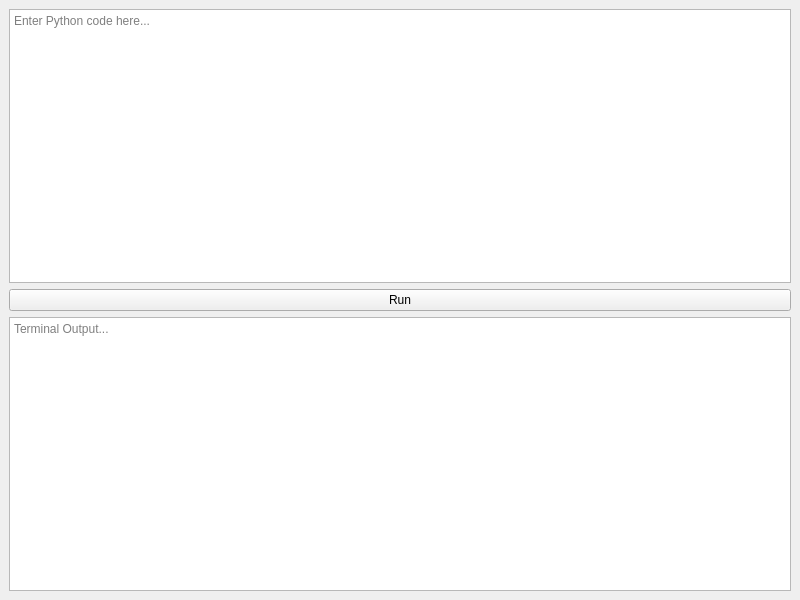
<?xml version="1.0" encoding="UTF-8"?>
<ui version="4.0">
 <class>MainWindow</class>
 <widget class="QMainWindow" name="MainWindow">
  <property name="geometry">
   <rect>
    <x>0</x>
    <y>0</y>
    <width>800</width>
    <height>600</height>
   </rect>
  </property>
  <property name="windowTitle">
   <string>Simple Python IDE</string>
  </property>
  <widget class="QWidget" name="centralwidget">
   <layout class="QVBoxLayout" name="verticalLayout">
    <item>
     <widget class="QTextEdit" name="codeEdit">
      <property name="placeholderText">
       <string>Enter Python code here...</string>
      </property>
     </widget>
    </item>
    <item>
     <widget class="QPushButton" name="runButton">
      <property name="text">
       <string>Run</string>
      </property>
     </widget>
    </item>
    <item>
     <widget class="QPlainTextEdit" name="terminal">
      <property name="readOnly">
       <bool>true</bool>
      </property>
      <property name="placeholderText">
       <string>Terminal Output...</string>
      </property>
     </widget>
    </item>
   </layout>
  </widget>
 </widget>
 <resources/>
 <connections/>
</ui>
